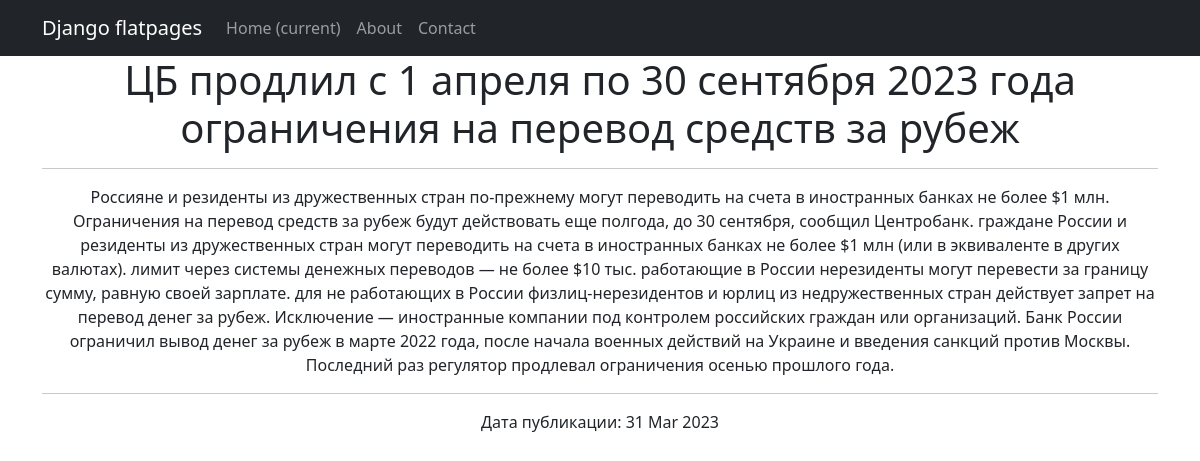
Screenshot of /news/7 with the database file from the repository.
### news/models.py (models this page shows, shortened)
class Post(models.Model):
    title = models.CharField(max_length=255)
    text = models.TextField()
    time_created = models.DateTimeField(auto_now_add=True)
    type = models.CharField(max_length=2,
                            choices=TYPES,
                            default=news)
    post_rating = models.FloatField(default=0.0)
    post_author = models.ForeignKey(Author, on_delete=models.CASCADE)
    category = models.ManyToManyField(Category, through='PostCategory')

### news/views.py (the view)
# urls.py: path('<int:pk>', NewsDetail.as_view(), name='news_detail'),
class NewsDetail(DetailView):
    model = Post
    template_name = 'post.html'
    context_object_name = 'post'

### news/templatetags/custom_filters.py (called while the page is built)
@register.filter()
def censor(value):
    bad_words = ('редиска!', 'дурак', 'тупица', 'блин', 'оладушек', 'пипец')
    if not isinstance(value, str):
        raise TypeError(f"unresolved type '{type(value)}' expected  type 'str'")
    for i in value.split():
        if i.lower() in bad_words:
            value = value.replace(i, f"{i[0]}{'*' * (len(i) - 2)}{i[-1]}")
    return value

### templates/post.html (shortened to what this page needs)
{% extends 'flatpages/default.html' %}
{% load custom_filters %}
{% block content %}
<center><h1>{{ post.title|censor }}</h1></center>
<hr>
<center>{{ post.text|censor }}</center>
<hr>
Дата публикации: {{ post.time_created|date:'d M Y' }}
{% endblock content %}

### rows the page displays
Post: title|censor "ЦБ продлил с 1 апреля по 30 сентября 2023 года ограничения на перевод средств за рубеж", text|censor "Россияне и резиденты из дружественных стран по-прежнему могут переводить на счета в иностранных банках не более $1 млн. Ограничения на перевод средств за рубеж будут действовать еще полгода, до 30 сентября, сообщил Центробанк. граждане России и резиденты из дружественных стран могут переводить на счета в иностранных банках не более $1 млн (или в эквиваленте в других валютах). лимит через системы денежных переводов — не более $10 тыс. работающие в России нерезиденты могут перевести за границу сумму, равную своей зарплате. для не работающих в России физлиц-нерезидентов и юрлиц из недружественных стран действует запрет на перевод денег за рубеж. Исключение — иностранные компании под контролем…", time_created "31 Mar 2023"
